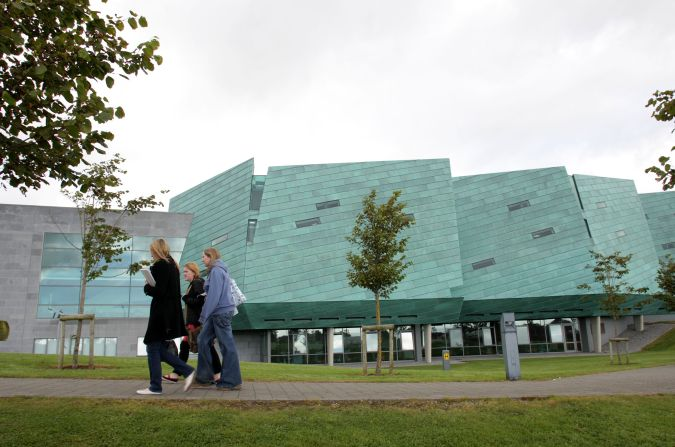
#> input picture ATU.jpeg, 675 x 447 px
$ python edge_detection.py   (older library calls are emulated)
#> lines starting #> are read from the running program, lines starting #| are printed output that depends on the picture; after the words box and inside, x2 and y2 are one past the last pixel; in counts of white or black regions, pixels touching at a corner belong together
import cv2
import numpy as np
from matplotlib import pyplot as plt

# Step 4: Load the image
img = cv2.imread('ATU.jpeg')
#> img is the input picture: shape (447, 675, 3); mean B, G, R 146.4, 158.5, 148.9
if img is None:
    raise FileNotFoundError("Image file 'ATU.jpeg' not found.")

# Step 5: Convert to grayscale
gray = cv2.cvtColor(img, cv2.COLOR_BGR2GRAY)

# Step 6: Plot original and grayscale images
plt.figure(figsize=(10, 5))
plt.subplot(2, 1, 1), plt.imshow(cv2.cvtColor(img, cv2.COLOR_BGR2RGB))
plt.title('Original Image'), plt.xticks([]), plt.yticks([])
plt.subplot(2, 1, 2), plt.imshow(gray, cmap='gray')
plt.title('Grayscale Image'), plt.xticks([]), plt.yticks([])
plt.show()
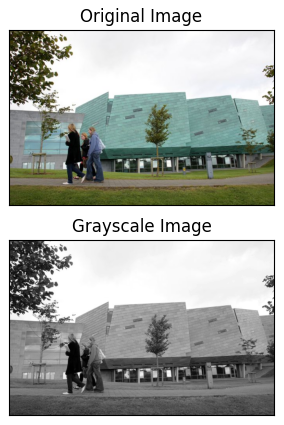
#> figure drawn by matplotlib, 2 panels

# Step 7: Apply Gaussian Blur with different kernel sizes
blurred_5x5 = cv2.GaussianBlur(gray, (5, 5), 0)
blurred_9x9 = cv2.GaussianBlur(gray, (9, 9), 0)
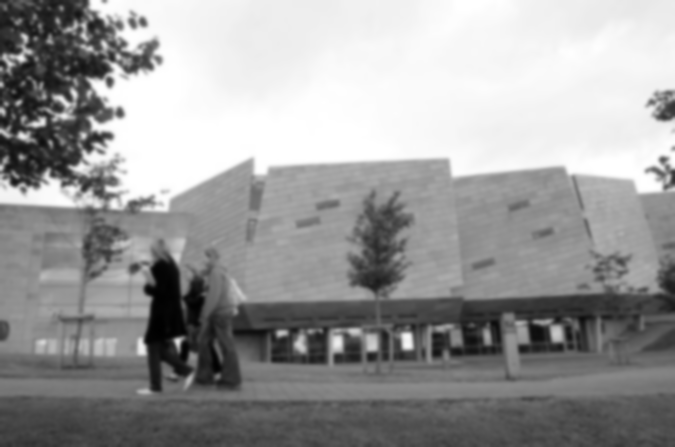
#> blurred_9x9: shape (447, 675); min 0, max 255, mean 154.2

# Plot Gaussian Blur results
plt.figure(figsize=(10, 5))
plt.subplot(2, 2, 1), plt.imshow(gray, cmap='gray')
plt.title('Grayscale Image'), plt.xticks([]), plt.yticks([])
plt.subplot(2, 2, 2), plt.imshow(blurred_5x5, cmap='gray')
plt.title('5x5 Gaussian Blur'), plt.xticks([]), plt.yticks([])
plt.subplot(2, 2, 3), plt.imshow(blurred_9x9, cmap='gray')
plt.title('9x9 Gaussian Blur'), plt.xticks([]), plt.yticks([])
plt.show()
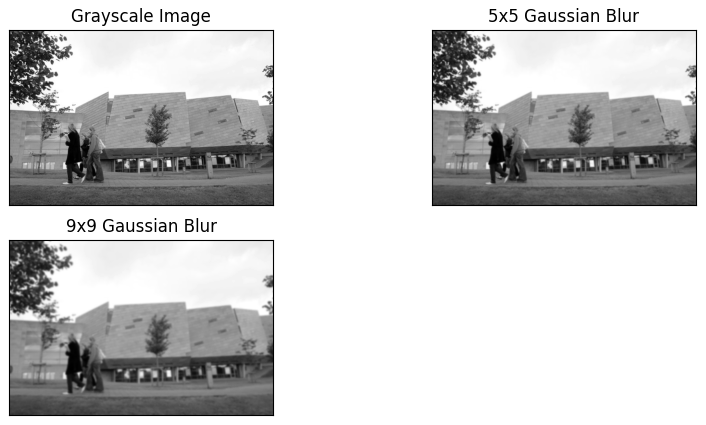
#> figure drawn by matplotlib, 3 panels

# Step 8: Sobel Edge Detection
sobel_x = cv2.Sobel(gray, cv2.CV_64F, 1, 0, ksize=5)  # Horizontal edges
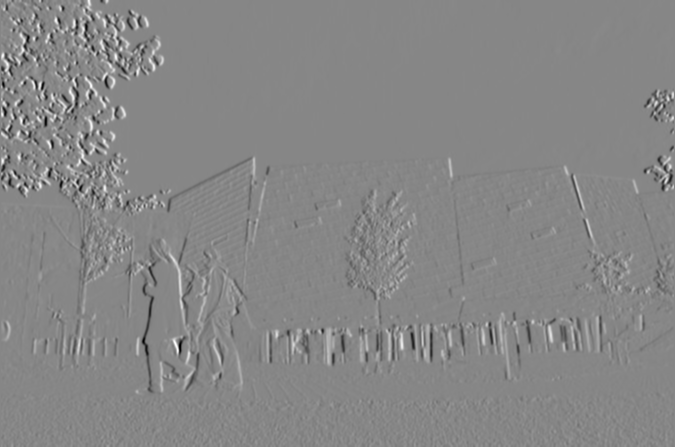
#> sobel_x: shape (447, 675) float64; min -10885, max 9721, mean 7.1; drawn with min black and max white
sobel_y = cv2.Sobel(gray, cv2.CV_64F, 0, 1, ksize=5)  # Vertical edges

# Plot Sobel results
plt.figure(figsize=(10, 5))
plt.subplot(1, 2, 1), plt.imshow(sobel_x, cmap='gray')
plt.title('Sobel X'), plt.xticks([]), plt.yticks([])
plt.subplot(1, 2, 2), plt.imshow(sobel_y, cmap='gray')
plt.title('Sobel Y'), plt.xticks([]), plt.yticks([])
plt.show()

# Step 9: Combine Sobel results
sobel_combined = cv2.addWeighted(sobel_x, 0.5, sobel_y, 0.5, 0)
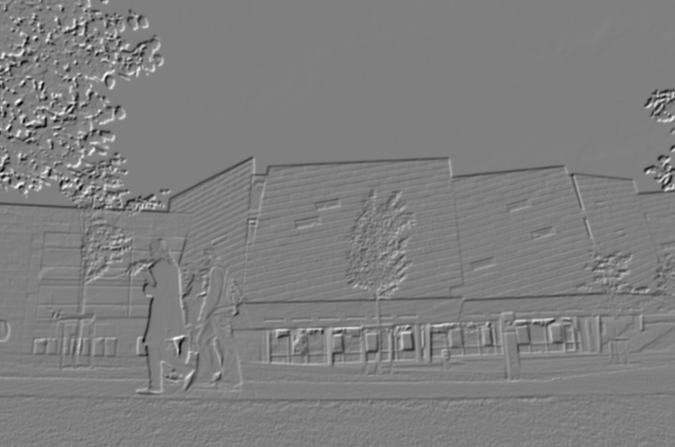
#> sobel_combined: shape (447, 675) float64; min -7224, max 7233, mean -17.5; drawn with min black and max white

# Plot combined Sobel edges
plt.figure(figsize=(5, 5))
plt.imshow(sobel_combined, cmap='gray')
plt.title('Combined Sobel Edges')
plt.xticks([]), plt.yticks([])
plt.show()

# Step 10: Canny Edge Detection
canny_edges = cv2.Canny(gray, 100, 200)
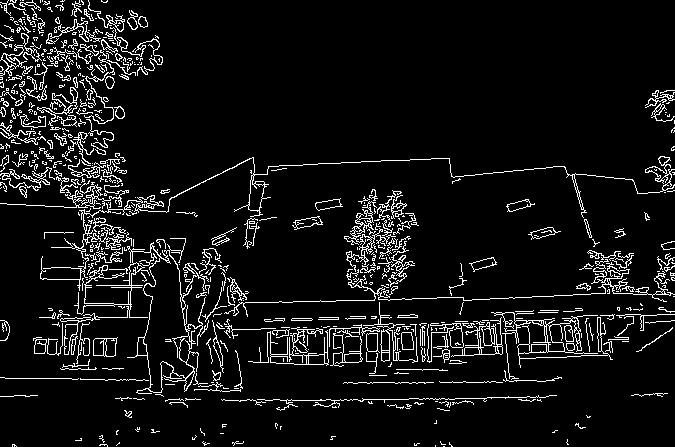
#> canny_edges: shape (447, 675); 7.5% white in thin lines or dots

# Plot Canny edges
plt.figure(figsize=(5, 5))
plt.imshow(canny_edges, cmap='gray')
plt.title('Canny Edges')
plt.xticks([]), plt.yticks([])
plt.show()

# Advanced Task: Thresholding Sobel Results
threshold = 100
sobel_thresholded = np.where(sobel_combined > threshold, 1, 0)
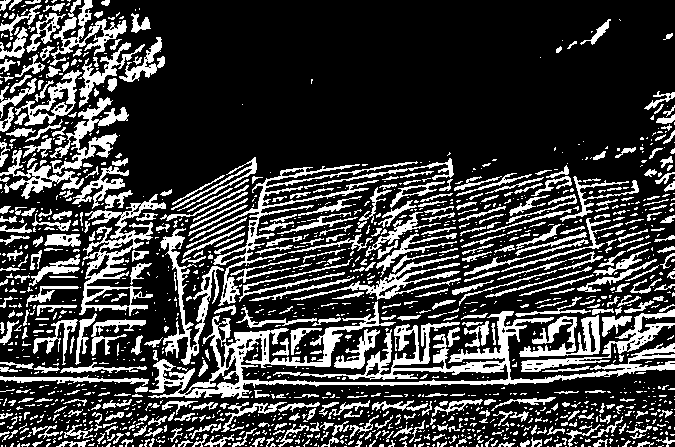
#> sobel_thresholded: shape (447, 675) int64; values 0 (black) and 1 (white), 24.7% white; 1595 white regions (1137 under 20 px), largest, box (x1, y1, x2, y2) and area: (148, 301, 675, 399) 10310, (79, 194, 166, 316) 2722, (189, 161, 418, 306) 2568

# Plot thresholded Sobel results
plt.figure(figsize=(5, 5))
plt.imshow(sobel_thresholded, cmap='gray')
plt.title('Thresholded Sobel Edges')
plt.xticks([]), plt.yticks([])
plt.show()
